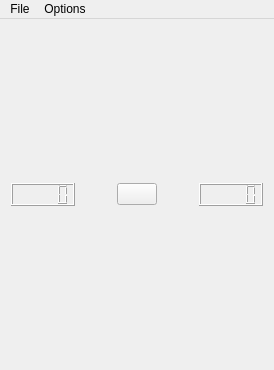
<?xml version="1.0" encoding="UTF-8"?>
<ui version="4.0">
 <class>Minesweeper</class>
 <widget class="QMainWindow" name="Minesweeper">
  <property name="geometry">
   <rect>
    <x>0</x>
    <y>0</y>
    <width>274</width>
    <height>370</height>
   </rect>
  </property>
  <property name="sizePolicy">
   <sizepolicy hsizetype="Minimum" vsizetype="Minimum">
    <horstretch>0</horstretch>
    <verstretch>0</verstretch>
   </sizepolicy>
  </property>
  <property name="minimumSize">
   <size>
    <width>0</width>
    <height>0</height>
   </size>
  </property>
  <property name="maximumSize">
   <size>
    <width>10000</width>
    <height>10000</height>
   </size>
  </property>
  <property name="windowTitle">
   <string>Minesweeper</string>
  </property>
  <widget class="QWidget" name="centralWidget">
   <layout class="QGridLayout" name="gridLayout_2">
    <item row="0" column="0">
     <layout class="QGridLayout" name="gridLayout">
      <property name="sizeConstraint">
       <enum>QLayout::SetMaximumSize</enum>
      </property>
      <item row="0" column="2">
       <widget class="QPushButton" name="smileBtn">
        <property name="text">
         <string/>
        </property>
       </widget>
      </item>
      <item row="0" column="4">
       <widget class="QLCDNumber" name="lcd2"/>
      </item>
      <item row="0" column="0">
       <widget class="QLCDNumber" name="lcd1"/>
      </item>
      <item row="0" column="1">
       <spacer name="horizontalSpacer">
        <property name="orientation">
         <enum>Qt::Horizontal</enum>
        </property>
        <property name="sizeHint" stdset="0">
         <size>
          <width>40</width>
          <height>20</height>
         </size>
        </property>
       </spacer>
      </item>
      <item row="0" column="3">
       <spacer name="horizontalSpacer_2">
        <property name="orientation">
         <enum>Qt::Horizontal</enum>
        </property>
        <property name="sizeHint" stdset="0">
         <size>
          <width>40</width>
          <height>20</height>
         </size>
        </property>
       </spacer>
      </item>
     </layout>
    </item>
    <item row="1" column="0">
     <layout class="QGridLayout" name="grid">
      <property name="sizeConstraint">
       <enum>QLayout::SetMinAndMaxSize</enum>
      </property>
      <property name="leftMargin">
       <number>0</number>
      </property>
      <property name="spacing">
       <number>0</number>
      </property>
     </layout>
    </item>
   </layout>
  </widget>
  <widget class="QMenuBar" name="menuBar">
   <property name="geometry">
    <rect>
     <x>0</x>
     <y>0</y>
     <width>274</width>
     <height>21</height>
    </rect>
   </property>
   <widget class="QMenu" name="menuFile">
    <property name="title">
     <string>File</string>
    </property>
    <addaction name="separator"/>
    <addaction name="newGame"/>
    <addaction name="separator"/>
    <addaction name="exit"/>
   </widget>
   <widget class="QMenu" name="menuOptions">
    <property name="title">
     <string>Options</string>
    </property>
    <addaction name="easy"/>
    <addaction name="medium"/>
    <addaction name="hard"/>
    <addaction name="separator"/>
    <addaction name="custom"/>
   </widget>
   <addaction name="menuFile"/>
   <addaction name="menuOptions"/>
  </widget>
  <action name="newGame">
   <property name="text">
    <string>New Game</string>
   </property>
  </action>
  <action name="exit">
   <property name="text">
    <string>Exit</string>
   </property>
  </action>
  <action name="easy">
   <property name="text">
    <string>Easy</string>
   </property>
  </action>
  <action name="medium">
   <property name="text">
    <string>Medium</string>
   </property>
  </action>
  <action name="hard">
   <property name="text">
    <string>Hard</string>
   </property>
  </action>
  <action name="custom">
   <property name="text">
    <string>Custom</string>
   </property>
  </action>
 </widget>
 <layoutdefault spacing="6" margin="11"/>
 <resources/>
 <connections/>
</ui>
